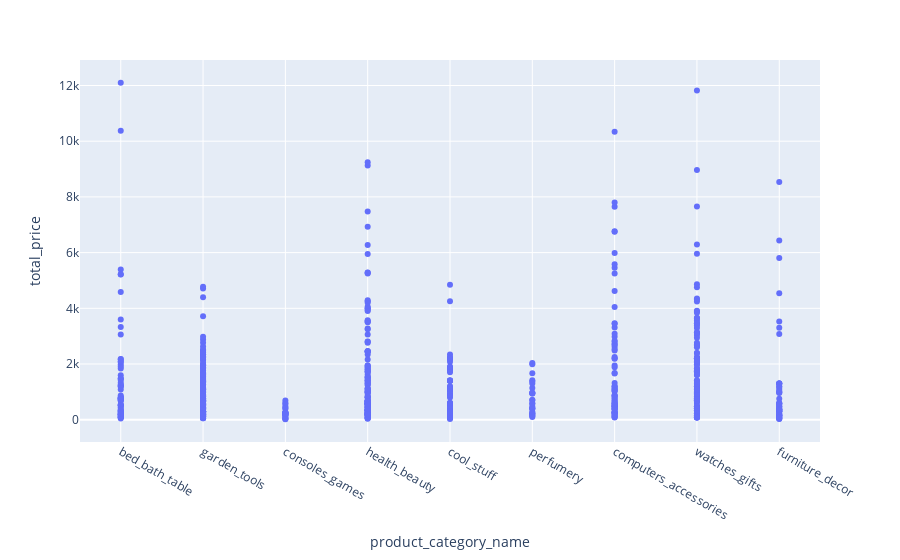

The notebook cell saved with this chart:
### Markdown cell above
### Importing the necessary libraries and the dataset

### Code cell
from pyspark.sql import SparkSession
import pyspark.sql.functions as F
import plotly.express as px

# Khởi tạo SparkSession
spark = SparkSession.builder.appName('app').master('spark://bf7d5520f003:7077').getOrCreate()

# Đọc dữ liệu từ file CSV
data = spark.read.csv('/app/data.csv', header=True, inferSchema=True)

# Hiển thị một số dòng đầu của dữ liệu
data.show()

# Chuyển đổi DataFrame sang Pandas DataFrame
pandas_df = data.toPandas()

# Sử dụng Plotly Express để vẽ biểu đồ
fig = px.scatter(pandas_df, x='product_category_name', y='total_price')
fig.show()

# spark.stop()

### Figure 1 — Plotly figure (JSON) as saved in the notebook; plotly's stock layout.template omitted (floating-point values rounded to 4 significant figures; data arrays with more than 128 entries replaced by an {"elided": "..."} marker saying what was removed)
{"data": [{"hovertemplate": "product_category_name=%{x}<br>total_price=%{y}<extra></extra>", "legendgroup": "", "marker": {"color": "#636efa", "symbol": "circle"}, "mode": "markers", "name": "", "orientation": "v", "showlegend": false, "type": "scatter", "x": {"elided": "676 str values"}, "xaxis": "x", "y": {"elided": "676 float values"}, "yaxis": "y"}], "layout": {"autosize": true, "legend": {"tracegroupgap": 0}, "margin": {"t": 60}, "xaxis": {"anchor": "y", "autorange": true, "domain": [0, 1], "range": [-0.4847, 8.485], "title": {"text": "product_category_name"}, "type": "category"}, "yaxis": {"anchor": "x", "autorange": true, "domain": [0, 1], "range": [-978.5, 13090.0], "title": {"text": "total_price"}, "type": "linear"}}}
